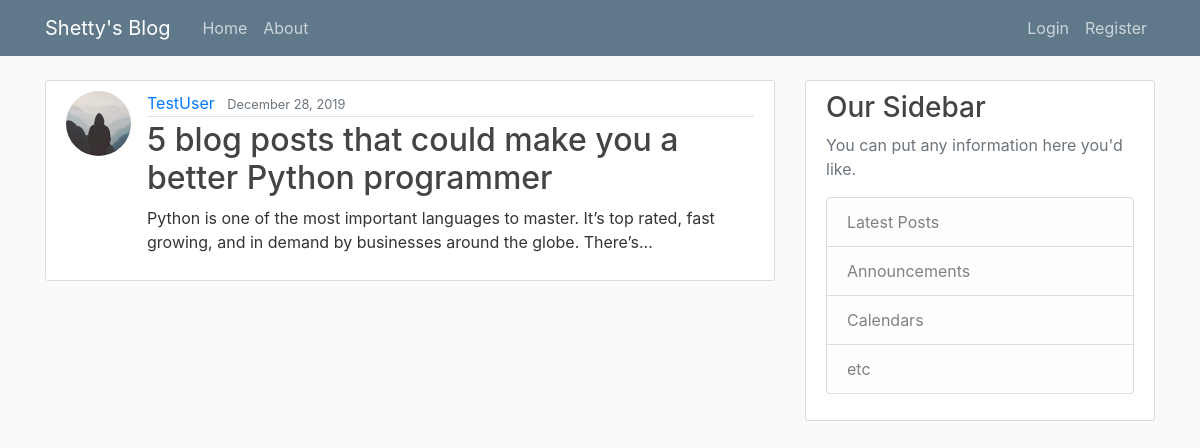
Page /post/23/ on the committed database.
### blog/models.py (models this page shows, shortened)
class Post(models.Model):
    title = models.CharField(max_length=100)
    content = models.TextField()
    date_posted = models.DateTimeField(default=timezone.now)
    author = models.ForeignKey(User, on_delete=models.CASCADE)

### users/models.py (models this page shows, shortened)
class Profile(models.Model):
    user = models.OneToOneField(User, on_delete=models.CASCADE)
    image = models.ImageField(default='default.jpg', upload_to='profile_pics')

### blog/views.py (the view)
# urls.py: path('post/<int:pk>/', PostDetailView.as_view(), name='post-detail'),
class PostDetailView(DetailView):
    model = Post

### blog/templates/blog/post_detail.html (shortened to what this page needs)
{% extends "blog/base.html" %}
{% block content %}
    <article class="media content-section">
        <img class="rounded-circle article-img" src="{{ object.author.profile.image.url }}">
        <div class="media-body">
        <div class="article-metadata">
            <a class="mr-2" href="{% url 'user-posts' object.author.username %}">{{ object.author }}</a>
            <small class="text-muted">{{ object.date_posted|date:"F d, Y" }}</small>
        </div>
        <h2 class="article-title">{{ object.title }}</h2>
        <p class="article-content">{{ object.content }}</p>
        </div>
    </article>
{% endblock content %}

### blog/static/blog/main.css (style rules this page uses)
body { background: #fafafa; color: #333333; margin-top: 5rem; }
h1, h2, h3, h4, h5, h6 { color: #444444; }
.content-section { background: #ffffff; padding: 10px 20px; border: 1px solid #dddddd; border-radius: 3px; margin-bottom: 20px; }
.article-title { color: #444444; }
.article-content { white-space: pre-line; }
.article-img { height: 65px; width: 65px; margin-right: 16px; }
.article-metadata { padding-bottom: 1px; margin-bottom: 4px; border-bottom: 1px solid #e3e3e3 }

### rows in the picture
Post: author.profile.image (placeholder picture), author "TestUser", date_posted "December 28, 2019", title "5 blog posts that could make you a better Python programmer", content "Python is one of the most important languages to master. It’s top rated, fast growing, and in demand by businesses around the globe. There’s..."
